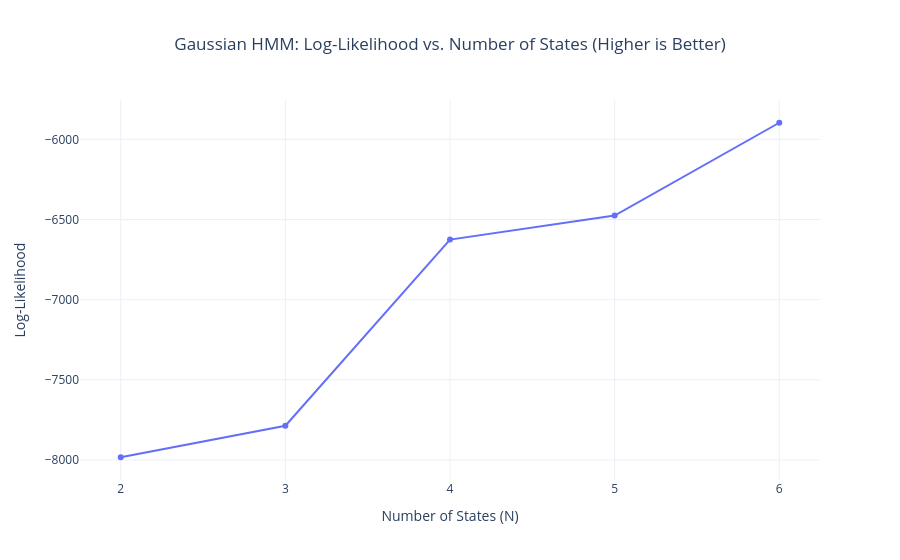
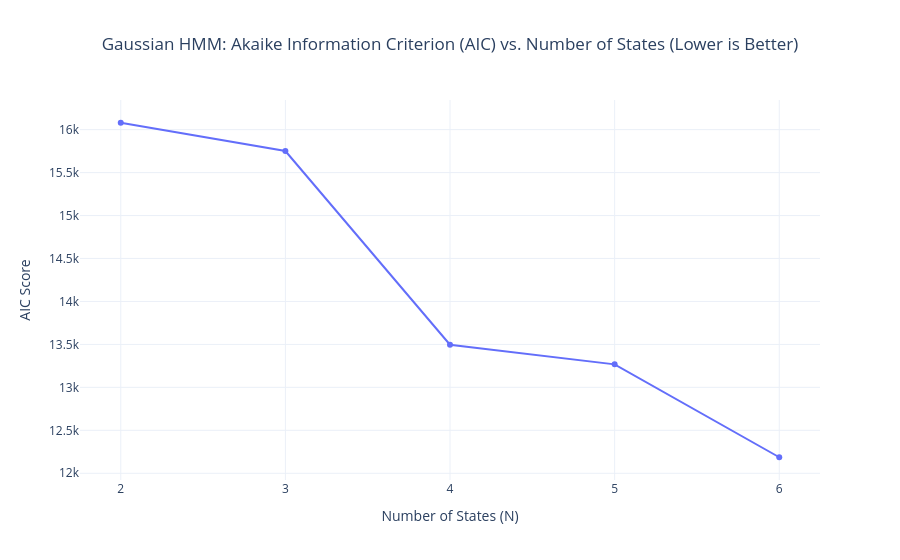
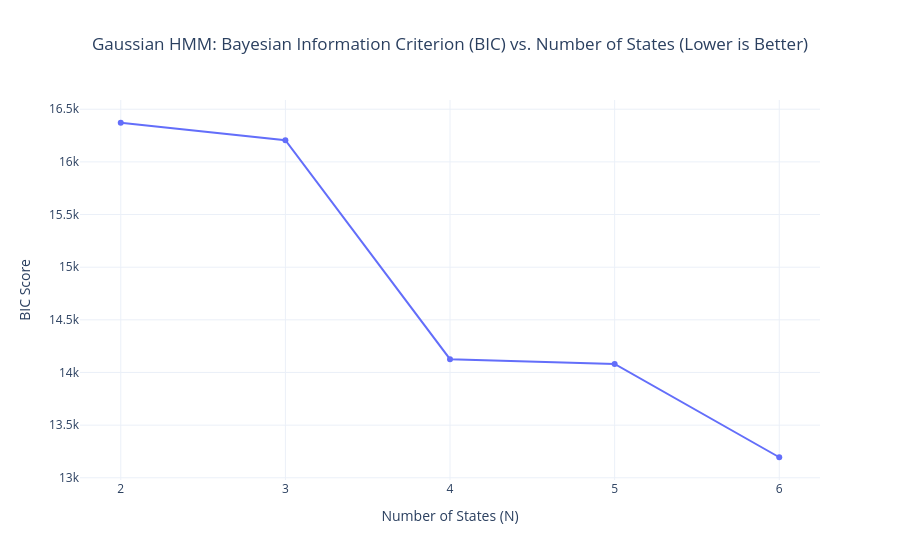

These figures' notebook cell, in order:
### Markdown cell above
---
### Step 5: Visualize Model Evaluation Curves (Plotly)

We plot **Log-Likelihood**, **AIC**, and **BIC** across state counts ($N=2 \dots 6$).

### Code cell
# Plot 1: Log-Likelihood vs Number of States
fig_ll = px.line(
    eval_df,
    x="Number_of_States",
    y="Log_Likelihood",
    markers=True,
    title="Gaussian HMM: Log-Likelihood vs. Number of States (Higher is Better)",
    labels={"Number_of_States": "Number of States (N)", "Log_Likelihood": "Log-Likelihood"},
    template="plotly_white"
)
fig_ll.update_layout(title_x=0.5, xaxis=dict(dtick=1))
fig_ll.show()

# Plot 2: AIC vs Number of States
fig_aic = px.line(
    eval_df,
    x="Number_of_States",
    y="AIC",
    markers=True,
    title="Gaussian HMM: Akaike Information Criterion (AIC) vs. Number of States (Lower is Better)",
    labels={"Number_of_States": "Number of States (N)", "AIC": "AIC Score"},
    template="plotly_white"
)
fig_aic.update_layout(title_x=0.5, xaxis=dict(dtick=1))
fig_aic.show()

# Plot 3: BIC vs Number of States
fig_bic = px.line(
    eval_df,
    x="Number_of_States",
    y="BIC",
    markers=True,
    title="Gaussian HMM: Bayesian Information Criterion (BIC) vs. Number of States (Lower is Better)",
    labels={"Number_of_States": "Number of States (N)", "BIC": "BIC Score"},
    template="plotly_white"
)
fig_bic.update_layout(title_x=0.5, xaxis=dict(dtick=1))
fig_bic.show()

### Figure 1 — Plotly figure (JSON) as saved in the notebook; plotly's stock layout.template omitted (floating-point values rounded to 4 significant figures)
{"data": [{"hovertemplate": "Number of States (N)=%{x}<br>Log-Likelihood=%{y}<extra></extra>", "legendgroup": "", "line": {"color": "#636efa", "dash": "solid"}, "marker": {"symbol": "circle"}, "mode": "lines+markers", "name": "", "orientation": "v", "showlegend": false, "type": "scatter", "x": [2, 3, 4, 5, 6], "xaxis": "x", "y": [-7983.0, -7786.0, -6625.0, -6475.0, -5896.0], "yaxis": "y"}], "layout": {"legend": {"tracegroupgap": 0}, "title": {"text": "Gaussian HMM: Log-Likelihood vs. Number of States (Higher is Better)", "x": 0.5}, "xaxis": {"anchor": "y", "domain": [0.0, 1.0], "dtick": 1, "title": {"text": "Number of States (N)"}}, "yaxis": {"anchor": "x", "domain": [0.0, 1.0], "title": {"text": "Log-Likelihood"}}}}

### Figure 2 — Plotly figure (JSON) as saved in the notebook; plotly's stock layout.template omitted (floating-point values rounded to 4 significant figures)
{"data": [{"hovertemplate": "Number of States (N)=%{x}<br>AIC Score=%{y}<extra></extra>", "legendgroup": "", "line": {"color": "#636efa", "dash": "solid"}, "marker": {"symbol": "circle"}, "mode": "lines+markers", "name": "", "orientation": "v", "showlegend": false, "type": "scatter", "x": [2, 3, 4, 5, 6], "xaxis": "x", "y": [16080.0, 15750.0, 13500.0, 13270.0, 12190.0], "yaxis": "y"}], "layout": {"legend": {"tracegroupgap": 0}, "title": {"text": "Gaussian HMM: Akaike Information Criterion (AIC) vs. Number of States (Lower is Better)", "x": 0.5}, "xaxis": {"anchor": "y", "domain": [0.0, 1.0], "dtick": 1, "title": {"text": "Number of States (N)"}}, "yaxis": {"anchor": "x", "domain": [0.0, 1.0], "title": {"text": "AIC Score"}}}}

### Figure 3 — Plotly figure (JSON) as saved in the notebook; plotly's stock layout.template omitted (floating-point values rounded to 4 significant figures)
{"data": [{"hovertemplate": "Number of States (N)=%{x}<br>BIC Score=%{y}<extra></extra>", "legendgroup": "", "line": {"color": "#636efa", "dash": "solid"}, "marker": {"symbol": "circle"}, "mode": "lines+markers", "name": "", "orientation": "v", "showlegend": false, "type": "scatter", "x": [2, 3, 4, 5, 6], "xaxis": "x", "y": [16370.0, 16210.0, 14130.0, 14080.0, 13200.0], "yaxis": "y"}], "layout": {"legend": {"tracegroupgap": 0}, "title": {"text": "Gaussian HMM: Bayesian Information Criterion (BIC) vs. Number of States (Lower is Better)", "x": 0.5}, "xaxis": {"anchor": "y", "domain": [0.0, 1.0], "dtick": 1, "title": {"text": "Number of States (N)"}}, "yaxis": {"anchor": "x", "domain": [0.0, 1.0], "title": {"text": "BIC Score"}}}}
